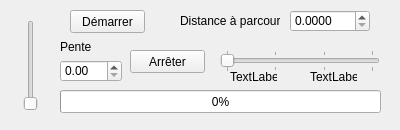
<?xml version="1.0" encoding="UTF-8"?>
<ui version="4.0">
 <class>DirectSimul</class>
 <widget class="QWidget" name="DirectSimul">
  <property name="windowModality">
   <enum>Qt::WindowModal</enum>
  </property>
  <property name="geometry">
   <rect>
    <x>0</x>
    <y>0</y>
    <width>400</width>
    <height>130</height>
   </rect>
  </property>
  <property name="windowTitle">
   <string>Form</string>
  </property>
  <widget class="QProgressBar" name="progressBar">
   <property name="geometry">
    <rect>
     <x>60</x>
     <y>90</y>
     <width>321</width>
     <height>23</height>
    </rect>
   </property>
   <property name="value">
    <number>0</number>
   </property>
  </widget>
  <widget class="QSlider" name="gradient_slider">
   <property name="geometry">
    <rect>
     <x>20</x>
     <y>20</y>
     <width>22</width>
     <height>91</height>
    </rect>
   </property>
   <property name="orientation">
    <enum>Qt::Vertical</enum>
   </property>
  </widget>
  <widget class="QDoubleSpinBox" name="distance">
   <property name="geometry">
    <rect>
     <x>290</x>
     <y>10</y>
     <width>80</width>
     <height>22</height>
    </rect>
   </property>
   <property name="decimals">
    <number>4</number>
   </property>
   <property name="maximum">
    <double>1000.000000000000000</double>
   </property>
   <property name="value">
    <double>0.000000000000000</double>
   </property>
  </widget>
  <widget class="QLabel" name="label">
   <property name="geometry">
    <rect>
     <x>180</x>
     <y>10</y>
     <width>100</width>
     <height>22</height>
    </rect>
   </property>
   <property name="text">
    <string>Distance à parcourir</string>
   </property>
  </widget>
  <widget class="QDoubleSpinBox" name="gradiant">
   <property name="geometry">
    <rect>
     <x>60</x>
     <y>60</y>
     <width>62</width>
     <height>22</height>
    </rect>
   </property>
  </widget>
  <widget class="QLabel" name="label_2">
   <property name="geometry">
    <rect>
     <x>60</x>
     <y>40</y>
     <width>47</width>
     <height>13</height>
    </rect>
   </property>
   <property name="text">
    <string>Pente</string>
   </property>
  </widget>
  <widget class="QSlider" name="slider">
   <property name="geometry">
    <rect>
     <x>220</x>
     <y>50</y>
     <width>160</width>
     <height>22</height>
    </rect>
   </property>
   <property name="maximum">
    <number>3</number>
   </property>
   <property name="sliderPosition">
    <number>0</number>
   </property>
   <property name="tracking">
    <bool>true</bool>
   </property>
   <property name="orientation">
    <enum>Qt::Horizontal</enum>
   </property>
   <property name="invertedAppearance">
    <bool>false</bool>
   </property>
   <property name="tickPosition">
    <enum>QSlider::TicksBothSides</enum>
   </property>
  </widget>
  <widget class="QPushButton" name="start">
   <property name="geometry">
    <rect>
     <x>70</x>
     <y>10</y>
     <width>75</width>
     <height>23</height>
    </rect>
   </property>
   <property name="text">
    <string>Démarrer</string>
   </property>
  </widget>
  <widget class="QPushButton" name="stop">
   <property name="geometry">
    <rect>
     <x>130</x>
     <y>50</y>
     <width>75</width>
     <height>23</height>
    </rect>
   </property>
   <property name="text">
    <string>Arrêter</string>
   </property>
  </widget>
  <widget class="QLabel" name="label_3">
   <property name="geometry">
    <rect>
     <x>230</x>
     <y>70</y>
     <width>47</width>
     <height>13</height>
    </rect>
   </property>
   <property name="text">
    <string>TextLabel</string>
   </property>
  </widget>
  <widget class="QLabel" name="label_4">
   <property name="geometry">
    <rect>
     <x>310</x>
     <y>70</y>
     <width>47</width>
     <height>13</height>
    </rect>
   </property>
   <property name="text">
    <string>TextLabel</string>
   </property>
  </widget>
 </widget>
 <resources/>
 <connections/>
</ui>
